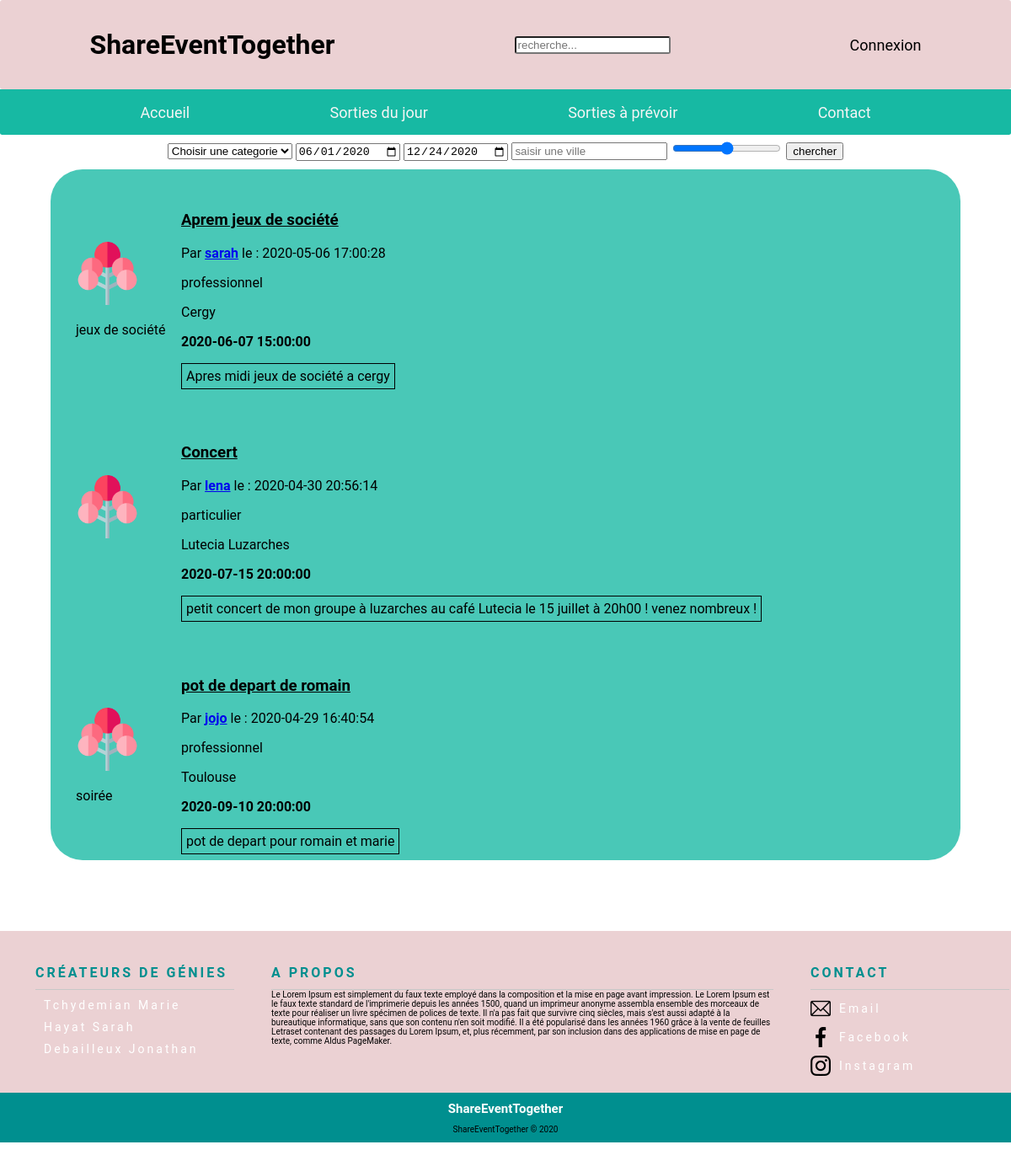
The app's page /php/sortieAPrevoir.php, older data.
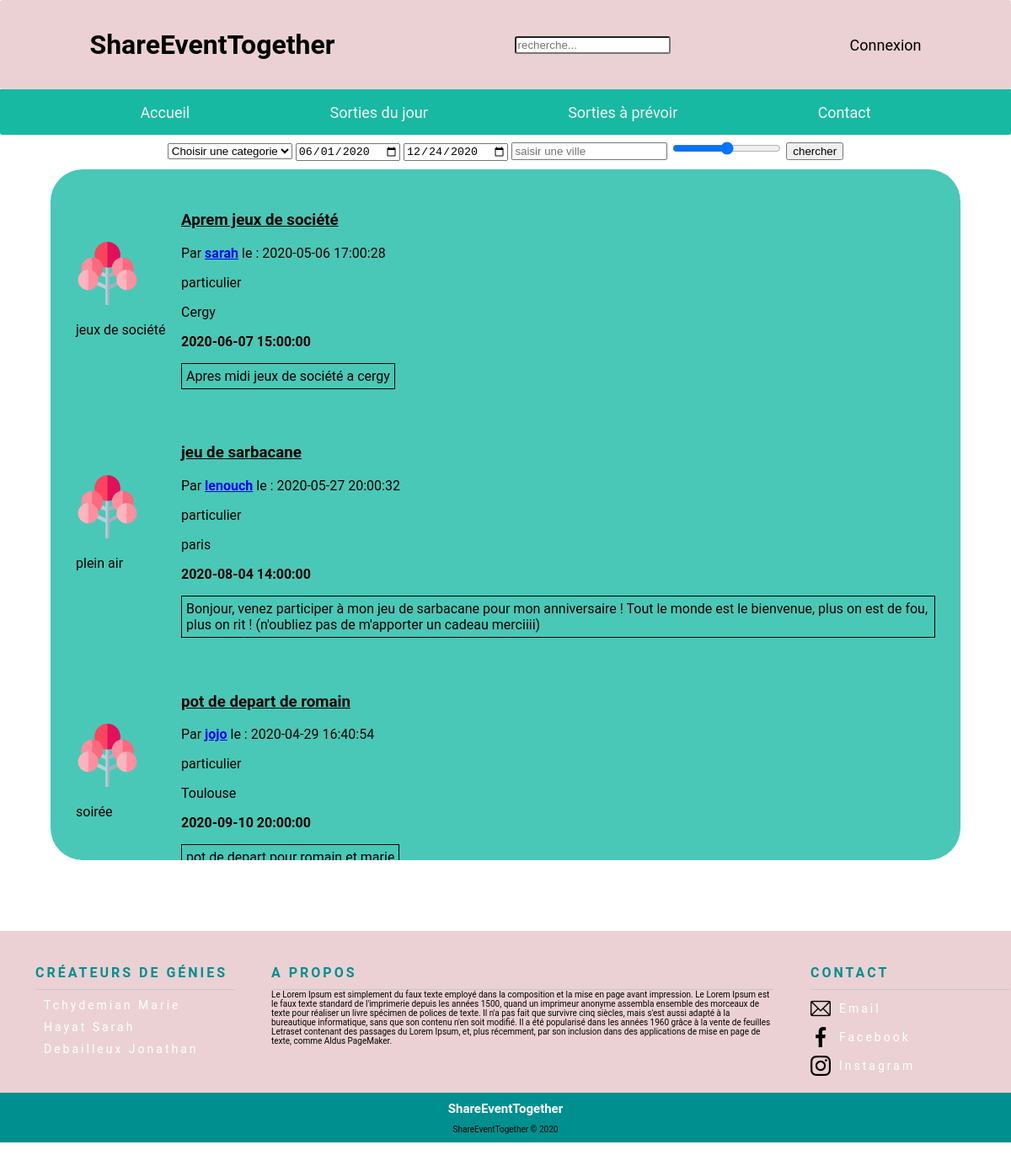
The same page, newer data.
### tables this page shows
CREATE TABLE `evenements` (
  `id_evenement` int(11) NOT NULL,
  `id_utilisateur` int(11) NOT NULL,
  `date_poste` datetime NOT NULL DEFAULT CURRENT_TIMESTAMP,
  `description` text NOT NULL,
  `date_evenement` datetime NOT NULL,
  `titre_evenement` varchar(250) NOT NULL,
  `id_karma` int(11) DEFAULT NULL,
  `lieu` varchar(255) DEFAULT NULL,
  `id_categorie` int(11) DEFAULT NULL
);

CREATE TABLE `categorie_evenements` (
  `id_categorie` int(11) NOT NULL,
  `nom_categorie` varchar(100) NOT NULL
);

CREATE TABLE `utilisateurs` (
  `id_utilisateur` int(11) NOT NULL,
  `prenom` varchar(100) NOT NULL,
  `nom` varchar(100) NOT NULL,
  `date_naissance` date NOT NULL,
  `adresse` varchar(250) NOT NULL,
  `code_postale` int(5) NOT NULL,
  `pays` varchar(100) NOT NULL,
  `telephone` int(10) NOT NULL,
  `mail` varchar(250) NOT NULL,
  `pseudo` varchar(100) NOT NULL,
  `mot_de_passe` varchar(255) NOT NULL,
  `type_utilisateur` varchar(50) NOT NULL,
  `ville` varchar(200) NOT NULL,
  `date_creation_utilisateur` datetime DEFAULT CURRENT_TIMESTAMP,
  `karma` decimal(4,2) DEFAULT '0.00'
);

### php/sortieAPrevoir.php (the view, shortened to what this page needs)
<!DOCTYPE html>
<html lang="fr">
<head>
    <link rel="stylesheet" href="../assets/css/sortie.css"/>
</head>
<body>
<?php
if (isset($_SESSION['username'])) {
    require("headerConnect.php");
} else {
    require("headerDisconnect.php");
}
?>
<?php
require("../controllers/bdd.php");
?>
<form action="filtreAPrevoir.php" method="post" class="filtre">
    <select name="categorie">
        <option value="NULL">Choisir une categorie</option>
    </select>
    <?php
    $req = $bdd->query('SELECT ADDDATE(DATE(now()), 1) as date_now, MAX(DATE(date_evenement)) as date_max FROM evenements');
    while ($donnees = $req->fetch()) {
        ?>
        <input type="date" name="date_debut" value="<?php echo $donnees['date_now']; ?>">
        <input type="date" name="date_fin" value="<?php echo $donnees['date_max']; ?>">
        <?php
    }
    ?>
    <input type="text" name="localisation" placeholder="saisir une ville">
    <input type="range" name="karma" min="0" max="10">
    <input type="submit" value="chercher">
</form>
<section class="fond">
    <?php
    $reponse = $bdd->query('SELECT ut.* , ev.*, ce.* FROM evenements as ev left join utilisateurs as ut
        on ev.id_utilisateur= ut.id_utilisateur left join categorie_evenements as ce on ce.id_categorie = ev.id_categorie
        where DATE(ev.date_evenement) > DATE(now()) order by DATE(ev.date_evenement) ASC');
    while ($donnees = $reponse->fetch()) {
        ?>
        <div class="listOfEvent">
            <ul class="collectionItem">
                <div class="pictureEvent">
                    <img id="imgTree" src="../assets/images/arbre_icon.png"/>
                    <p><?php echo $donnees['nom_categorie']; ?></p>
                </div>
                <div class="pictureEvent">
                    <h3 class="titleOfEvent"><?php echo $donnees['titre_evenement']; ?> </h3>
                    <p><?php echo "Par " ?> <b><a
                                    href="profilUser.php?id_user= <?php echo $donnees['id_utilisateur'] ?>"> <?php echo $donnees['pseudo'] ?></a></b>
                        le : <?php echo $donnees['date_poste'] ?></p>
                    <p><?php echo $donnees['type_utilisateur']; ?></p>
                    <p><?php echo $donnees['lieu']; ?></p>
                    <p> <b> <?php echo $donnees['date_evenement']; ?></b> </p>
                    <p class="description"><?php echo $donnees['description']; ?></p>
                </div>
            </ul>
        </div>
        <?php
    }
    ?>
</section>
<?php
require("footer.php");
?>
</body>
</html>

### php/headerDisconnect.php (shortened to what this page needs)
<html>
<head>
    <link rel="stylesheet" href="../assets/css/headerConnect.css"/>
</head>
<header class="header">
    <div class="menuHaut">
        <h1 id="title"> ShareEventTogether</h1>
        <input id="search" type="text" placeholder="recherche...">
        <a id="connect" href="connect.php"> Connexion </a>
    </div>
    <div class="menuBas">
        <a href="index.php"> Accueil</a>
        <a href="sortieDuJour.php"> Sorties du jour</a>
        <a href="sortieAPrevoir.php"> Sorties à prévoir</a>
        <a href="contact.php"> Contact</a>
    </div>
</header>
</html>

### php/footer.php
<link rel="stylesheet" href="../assets/css/footer.css"/>
<footer>
    <div class="container">
        <div class="row">
            <div style="width: 23%">
                <ul class="menu">
                    <span style="color: #008F8F">Créateurs de génies</span>
                    <li>
                        <a href="https://www.linkedin.com/in/marie-tchydemian-480923158/" target="_blank">Tchydemian Marie</a>
                    </li>
                    <li>
                        <a href="https://www.linkedin.com/in/sarahhayat/" target="_blank">Hayat Sarah </a>
                    </li>
                    <li>
                        <a href="https://www.linkedin.com/in/jonathan-debailleux/" target="_blank">Debailleux Jonathan</a>
                    </li>
                </ul>
            </div>
            <div style="width: 53%">
                <ul class="menu">
                    <span style="color: #008F8F">A propos</span>
                    Le Lorem Ipsum est simplement du faux texte employé dans la composition et la mise en page avant impression.
                    Le Lorem Ipsum est le faux texte standard de l'imprimerie depuis les années 1500, quand un imprimeur anonyme
                    assembla ensemble des morceaux de texte pour réaliser un livre spécimen de polices de texte. Il n'a pas fait que
                    survivre cinq siècles, mais s'est aussi adapté à la bureautique informatique, sans que son contenu n'en soit modifié.
                    Il a été popularisé dans les années 1960 grâce à la vente de feuilles Letraset contenant des passages du Lorem Ipsum,
                    et, plus récemment, par son inclusion dans des applications de mise en page de texte, comme Aldus PageMaker.
                </ul>
            </div>
            <div class="div_row" style="width: 23%">
                <ul class="address">
                    <span style="color: #008F8F">Contact</span>
                    <li>
                        <img src="../assets/images/mail.png"   alt="Email"/><a href="#">Email</a>
                    </li>
                    <li>
                        <img src="../assets/images/facebook.png"   alt="Facebook"/><a href="#">Facebook</a>
                    </li>
                    <li>
                        <img src="../assets/images/instagram.png"   alt="Instagram"/><a href="#">Instagram</a>
                    </li>
                </ul>
            </div>
        </div>
    </div>
    <div class="display_center">
        <span class="logo">ShareEventTogether</span>
        <p>ShareEventTogether © 2020</p>
    </div>
</footer>

### assets/css/sortie.css (style rules this page uses)
body { margin: 0 !important; font-family: 'Roboto', sans-serif; padding-top: 13%; min-height: 1000px; min-width: 1000px ; position: relative; padding-bottom: 200px; }
.fond { display: flex; margin-left: 5%; margin-right: 5%; padding: 10px 10px 10px 10px; background: rgba(23, 185, 163, 0.78) !important; border-radius: 38px; top: 195px; height: 800px; width: auto; overflow: scroll; }
#search { border-radius: 3px; }
.fond { display: block; }
#imgTree { width: 75px; padding-right: 50px; margin-top: 45%; }
.titleOfEvent { text-decoration: underline; }
.collectionItem { display: flex; flex-direction: row; margin: 10px; padding: 10px; }
.description { border: 1px solid black; padding: 5px; }
.filtre { text-align: center; padding: 10px; }

### assets/css/headerConnect.css (style rules this page uses)
body { margin: 0 !important; font-family: 'Roboto', sans-serif; }
header { margin-bottom: 2%; position: fixed; width: 100%; top: 0; z-index: 10000; }
.menuHaut { display: flex; width: 100%; height: 106px; background : #EBD1D3 !important; border-radius: 3px; align-items: center; justify-content: space-around; }
.menuBas { display: flex; width: 100%; height: 54px; background : rgb(23, 185, 163) !important; border-radius: 0px 0px 4px 4px; justify-content: space-evenly; align-items: center; border-bottom: solid white 2px; }
.menuHaut a { text-decoration: none; color: black; font-size: large; }
.menuBas a { text-decoration: none; color: whitesmoke; font-size: large; }

### assets/css/footer.css (style rules this page uses)
footer { display: flex; background-color: #EBD1D3; margin-top: 3%; bottom: 0; width: 100%; position: absolute; flex-direction: column; font-size: 10px; padding-top: 20px; }
ul { list-style: none; }
.logo { color:#FFF; font-weight:700; font-size:15px; }
.address span , .menu span { color: #FFF; font-weight: bold; border-bottom: 1px solid #c7c7c7; padding:10px 0px; display: block; text-transform: uppercase; font-size: 16px; letter-spacing: 3px; }
.address li a , .menu li a { color:#FFF; letter-spacing: 3px; text-decoration:none; font-size:14px; }
.row { display: flex; flex-direction: row; justify-content: space-around; }
.address li, .menu li { margin:10px 0; list-style: none; }
.display_center { margin-top: 10px; padding-top:10px ; text-align: center; background-color: #008F8F; }
span { color: #008F8F; }
.address { height: auto; align-self: center; }
li { display: flex; align-items: center; }
li a { padding-left:10px ; }

Row changes from the older to the newer data that the page shows:
removed evenements: titre_evenement "Concert", id_utilisateur.pseudo "lena", date_poste "2020-04-30 20:56:14", id_utilisateur.type_utilisateur "particulier", lieu "Lutecia Luzarches", date_evenement "2020-07-15 20:00:00", description "petit concert de mon groupe à luzarches au café Lutecia le 15 juillet à 20h00 ! venez nombreux !"
changed through a linked row, evenements "Aprem jeux de société": id_utilisateur.type_utilisateur "professionnel" → "particulier"
added evenements: id_categorie.nom_categorie "plein air", titre_evenement "jeu de sarbacane", id_utilisateur.pseudo "lenouch", date_poste "2020-05-27 20:00:32", id_utilisateur.type_utilisateur "particulier", lieu "paris", date_evenement "2020-08-04 14:00:00", description "Bonjour, venez participer à mon jeu de sarbacane pour mon anniversaire ! Tout le monde est le bienvenue, plus on est de fou, plus on rit ! (n'oubliez pas de m'apporter un cadeau merciiii)"
changed through a linked row, evenements "pot de depart de romain": id_utilisateur.type_utilisateur "professionnel" → "particulier"
